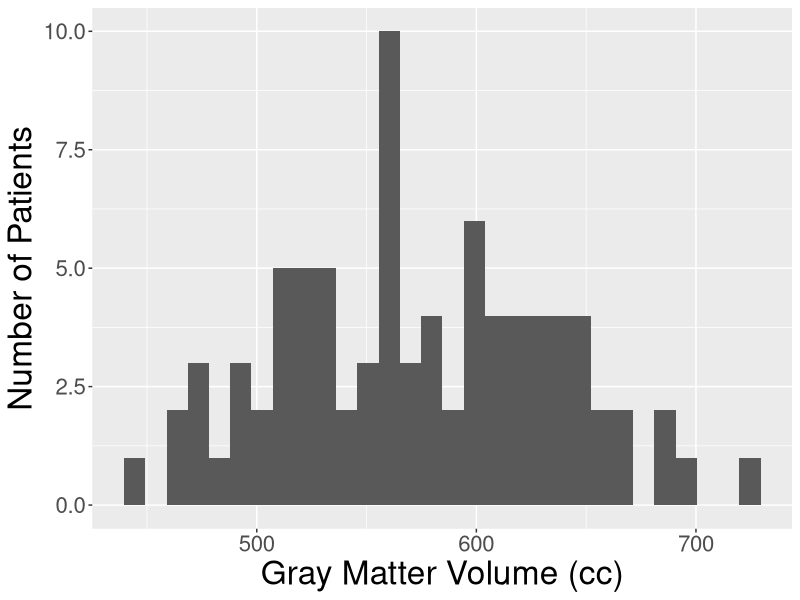
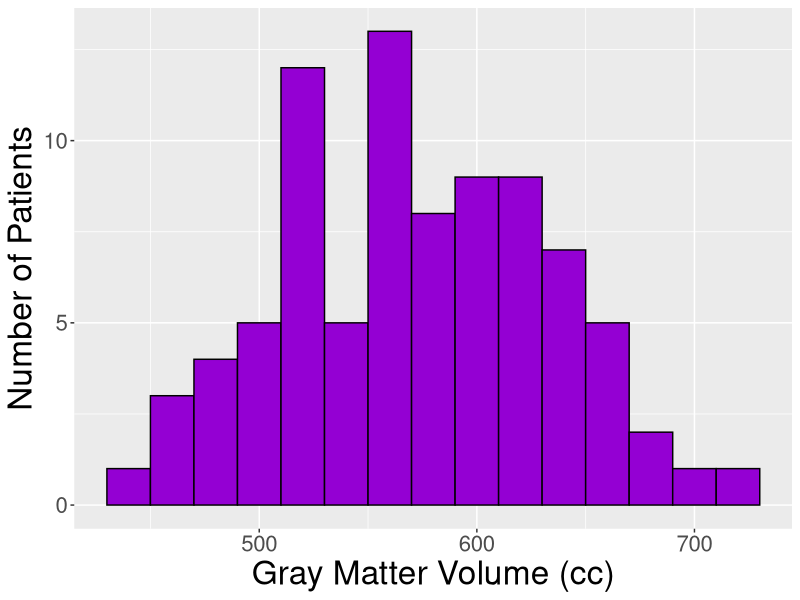
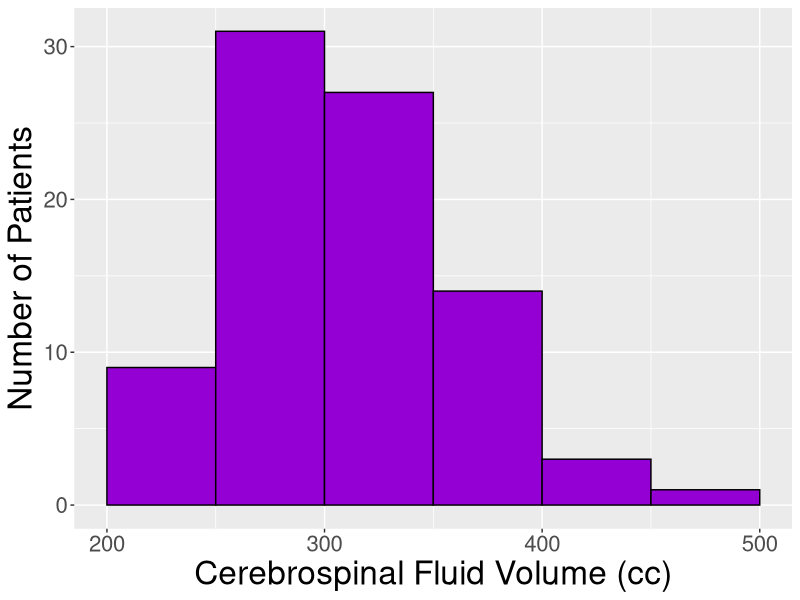
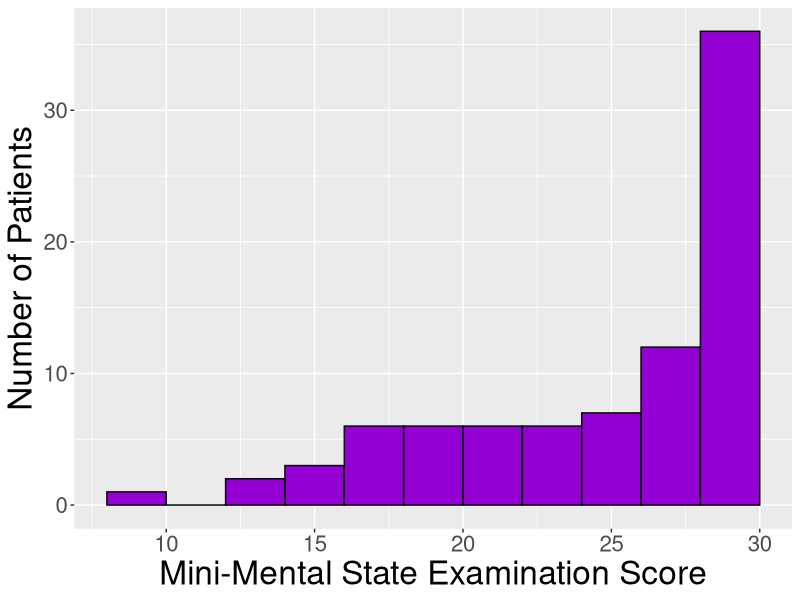
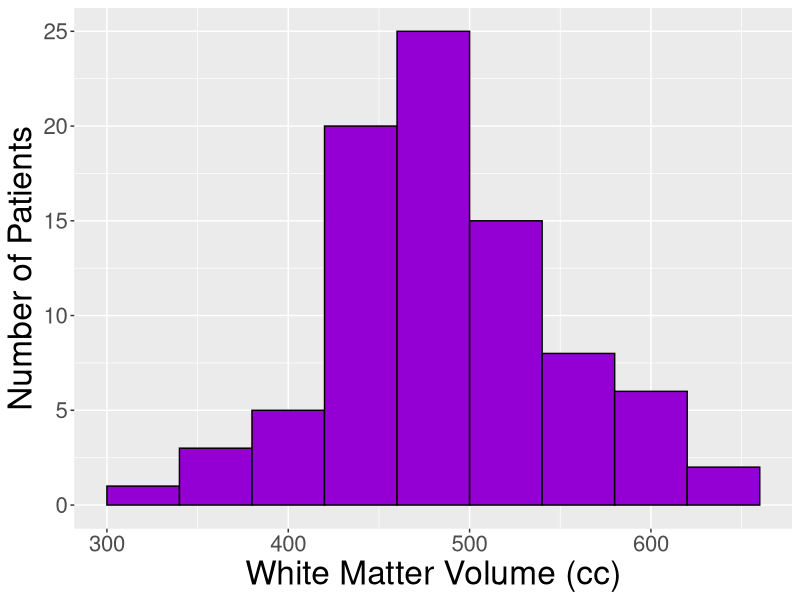
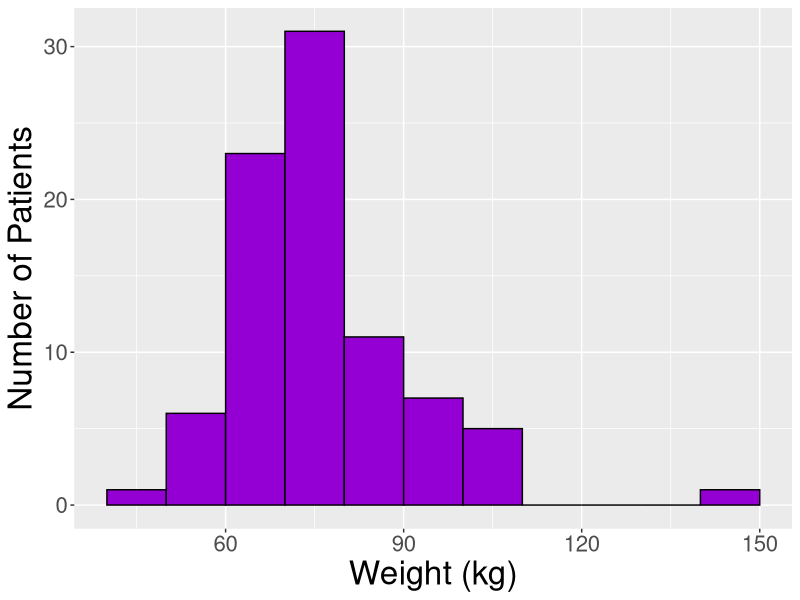
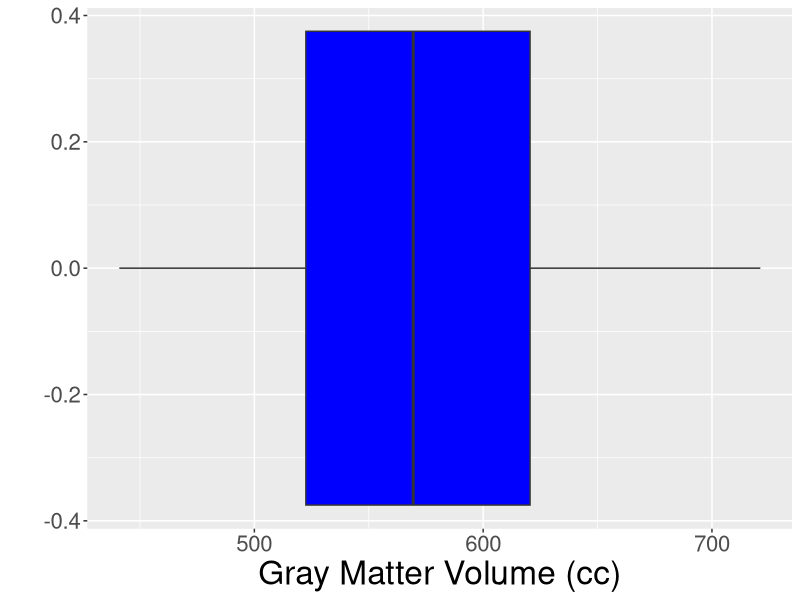
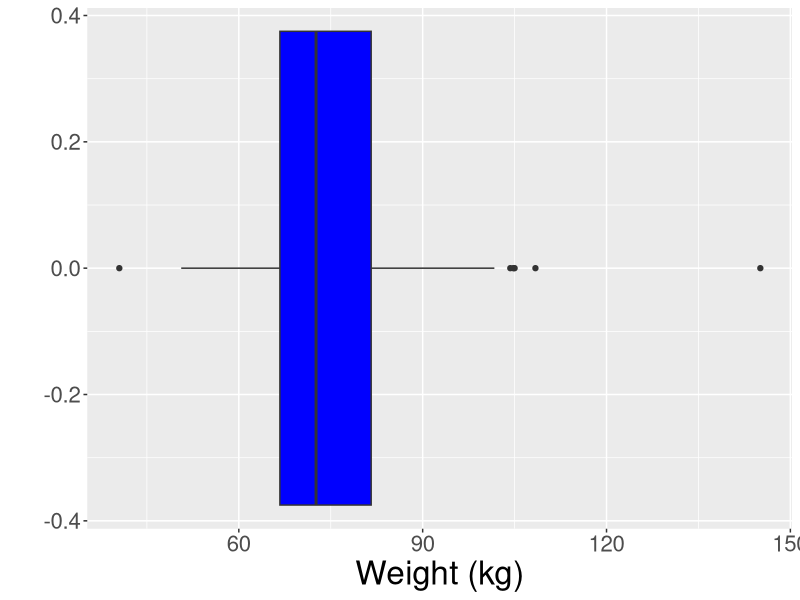

Recreate these plots in R, in order.
## ---- chunk 1
#| label: load packages 
library(tidyverse) 
## ---- chunk 2
#| label: import data with here
alz <- readr::read_csv(here::here("Data", "alzheimers.csv"))
## ---- chunk 3
#| label: mean and median

alz |>
  summarize(
    mean_gmv = mean(gmv),
    median_gmv = median(gmv)
  )
## ---- chunk 4
#| label: mean and sd

alz |>
  summarize(
    mean_gmv = mean(gmv),
    sd_gmv = sd(gmv)
  )
## ---- chunk 5
#| label: median and IQR

alz |>
  summarize(
    median_gmv = median(gmv),
    iqr_gmv = IQR(gmv)
  )
## ---- chunk 6
#| label: all the summaries-1
#| echo: FALSE
#| eval: TRUE
alz |>
  summarize(
    mean_gmv = mean(gmv),
    sd_gmv = sd(gmv)
  )
## ---- chunk 7
#| label: all the summaries-2
#| echo: FALSE
#| eval: TRUE

alz |>
  summarize(
    median_gmv = median(gmv),
    iqr_gmv = IQR(gmv)
  )
## ---- chunk 8
#| label: five number summary with summarize

alz |>
  summarize(
    min_gmv = min(gmv), # minimum
    q1_gmv = quantile(gmv, 0.25), # lower quartile or Q1
    med_gmv = median(gmv), # median
    q3_gmv = quantile(gmv, 0.75), # upper quartile or Q3
    max_gmv = max(gmv) # maximum
  )
## ---- chunk 9
#| label: five number summary-2
#| echo: FALSE
#| eval: TRUE
alz |>
  summarize(
    min_gmv = min(gmv), # minimum
    q1_gmv = quantile(gmv, 0.25), # lower quartile
    med_gmv = median(gmv), # median
    q3_gmv = quantile(gmv, 0.75), # upper quartile
    max_gmv = max(gmv) # maximum
  )
## ---- chunk 10
#| label: hist1-2
#| echo: FALSE
#| eval: TRUE
#| fig-height: 8
ggplot(data = alz, 
       mapping = aes(x = gmv)) +
# Step 2: Add the plot
  geom_histogram() +
# Step 3: Add features to the plot
  labs(x = "Gray Matter Volume (cc)",
       y = "Number of Patients") +
  theme(
    axis.title = element_text(size = 24),
    axis.text = element_text(size = 16)
  )
## ---- chunk 11
#| label: hist2-2
#| echo: FALSE
#| eval: TRUE
#| fig-height: 8
# Step 1: Set up the graph
ggplot(data = alz, 
       mapping = aes(x = gmv)) +
# Step 2: Add the plot
  geom_histogram(fill = "darkviolet", 
                 color = "black",
                 center = 500,
                 binwidth = 20) +
# Step 3: Add features to the plot
  labs(x = "Gray Matter Volume (cc)",
       y = "Number of Patients") +
  theme(
    axis.title = element_text(size = 24),
    axis.text = element_text(size = 16)
  )
## ---- chunk 12
#| label: skewed right
#| echo: FALSE
#| eval: TRUE
#| fig-height: 8
# Step 1: Set up the graph
ggplot(data = alz, 
       mapping = aes(x = csf)) +
# Step 2: Add the plot
  geom_histogram(fill = "darkviolet", 
                 color = "black",
                 center = 275,
                 binwidth = 50) +
# Step 3: Add features to the plot
  labs(x = "Cerebrospinal Fluid Volume (cc)",
       y = "Number of Patients") +
  theme(
    axis.title = element_text(size = 24),
    axis.text = element_text(size = 16)
  )
## ---- chunk 13
#| label: skewed left
#| echo: FALSE
#| eval: TRUE
#| fig-height: 8
# Step 1: Set up the graph
ggplot(data = alz, 
       mapping = aes(x = mmse)) +
# Step 2: Add the plot
  geom_histogram(fill = "darkviolet", 
                 color = "black",
                 center = 29,
                 binwidth = 2) +
# Step 3: Add features to the plot
  labs(x = "Mini-Mental State Examination Score",
       y = "Number of Patients") +
  theme(
    axis.title = element_text(size = 24),
    axis.text = element_text(size = 16)
  )
## ---- chunk 14
#| label: roughly symmetric
#| echo: FALSE
#| eval: TRUE
#| fig-height: 8
# Step 1: Set up the graph
ggplot(data = alz, 
       mapping = aes(x = wmv)) +
# Step 2: Add the plot
  geom_histogram(fill = "darkviolet", 
                 color = "black",
                 center = 480,
                 binwidth = 40) +
# Step 3: Add features to the plot
  labs(x = "White Matter Volume (cc)",
       y = "Number of Patients") +
  theme(
    axis.title = element_text(size = 24),
    axis.text = element_text(size = 16)
  )
## ---- chunk 15
#| label: weight outlier
#| echo: FALSE
#| eval: TRUE
#| fig-height: 8
# Step 1: Set up the graph
ggplot(data = alz, 
       mapping = aes(x = weight)) +
# Step 2: Add the plot
  geom_histogram(fill = "darkviolet", 
                 color = "black",
                 center = 75,
                 binwidth = 10) +
# Step 3: Add features to the plot
  labs(x = "Weight (kg)",
       y = "Number of Patients") +
  theme(
    axis.title = element_text(size = 24),
    axis.text = element_text(size = 16)
  )
## ---- chunk 16
#| label: boxplot1-2
#| echo: FALSE
#| eval: TRUE
#| fig-height: 8
ggplot(data = alz, 
       mapping = aes(x = gmv)) +
# Step 2: Add the plot
  geom_boxplot(fill = "blue") +
# Step 3: Add features to the plot
  labs(x = "Gray Matter Volume (cc)",
       y = "") +
  theme(
    axis.title = element_text(size = 24),
    axis.text = element_text(size = 16)
  )
## ---- chunk 17
#| label: boxplot with outliers
#| echo: FALSE
#| eval: TRUE
#| fig-height: 8
# Step 1: Set up the graph
ggplot(data = alz, 
       mapping = aes(x = weight)) +
# Step 2: Add the plot
  geom_boxplot(fill = "blue") +
# Step 3: Add features to the plot
  labs(x = "Weight (kg)",
       y = "") +
  theme(
    axis.title = element_text(size = 24),
    axis.text = element_text(size = 16)
  )
## ---- chunk 18
#| label: transform variables
#| code-line-numbers: "2-5"
alz_transform <- alz |>
  mutate(
    weight_lbs = weight * 2.2, # convert kg to lbs
    total_cell_volume = gmv + wmv
  ) |>
  select(weight, weight_lbs, gmv, wmv, total_cell_volume)

head(alz_transform, 3)
## ---- chunk 19
#| label: five number summary by group
#| code-line-numbers: "2-3"
alz |>
  group_by(diagnosis) |>
  summarize(
    mean_gmv = mean(gmv),
    median_gmv = median(gmv),
    sd_gmv = sd(gmv),
    IQR_gmv = IQR(gmv)
  )
## ---- chunk 20
#| label: multiple boxplots-2
#| echo: FALSE
#| eval: TRUE
#| fig-height: 8
ggplot(data = alz, 
       mapping = aes(x = diagnosis, 
                     y = gmv)) +
  geom_boxplot() +
  labs(x = "Diagnosis",
       y = "Gray Matter Volume (cc)") +
  theme(
    axis.title = element_text(size = 24),
    axis.text = element_text(size = 16)
  )
## ---- chunk 21
#| label: multiple boxplots-2-2
#| echo: FALSE
#| eval: TRUE
#| fig-height: 8
ggplot(data = alz, 
       mapping = aes(x = diagnosis, 
                     fill = diagnosis, 
                     y = gmv)) +
  geom_boxplot() +
  labs(x = "Diagnosis",
       y = "Gray Matter Volume (cc)") +
  scale_x_discrete(labels = c("Alzheimer's", "Normal")) +
  scale_fill_manual(name = "Diagnosis",
                    labels = c("Alzheimer's", "Normal"), 
                    values = c("red4","red")) +
  theme(
    axis.title = element_text(size = 24),
    axis.text = element_text(size = 16)
  )
## ---- chunk 22
#| label: multi-hist-2
#| echo: FALSE
#| eval: TRUE
#| fig-height: 8
ggplot(data = alz, 
       mapping = aes(x = gmv)) +
  geom_histogram(fill = "darkviolet", 
                 color = "black",
                 center = 500,
                 binwidth = 20) +
  labs(x = "Gray Matter Volume (cc)",
       y = "Number of Patients") +
  facet_wrap(vars(diagnosis)) +
  theme(
    axis.title = element_text(size = 24),
    axis.text = element_text(size = 16)
  )
## ---- chunk 23
#| label: scatterplots-2
#| echo: FALSE
#| eval: TRUE
#| fig-height: 8
ggplot(data = alz, 
       mapping = aes(x = age, 
                     y = gmv)) +
  geom_point(color = "navy", size = 2) +
  labs(x = "Age (years)",
       y = "Gray Matter Volume (cc)") +
  theme(
    axis.title = element_text(size = 24),
    axis.text = element_text(size = 16)
  )
## ---- chunk 24
#| label: lm-2
#| echo: FALSE
#| eval: TRUE
#| fig-height: 8
ggplot(data = alz, 
       mapping = aes(x = age, 
                     y = gmv)) +
  geom_point(color = "navy", size = 2) +
  geom_smooth(method = "lm", color = "black", 
              se = FALSE) +
  labs(x = "Age (years)",
       y = "Gray Matter Volume (cc)") +
  theme(
    axis.title = element_text(size = 24),
    axis.text = element_text(size = 16)
  )
## ---- chunk 25
#| label: nlm-2
#| echo: FALSE
#| eval: TRUE
#| fig-height: 8
ggplot(data = alz, 
       mapping = aes(x = age, 
                     y = gmv)) +
  geom_point(color = "navy", size = 2) +
  geom_smooth(method = "loess", color = "black", 
              se = FALSE) +
  labs(x = "Age (years)",
       y = "Gray Matter Volume (cc)") +
  theme(
    axis.title = element_text(size = 24),
    axis.text = element_text(size = 16)
  )
